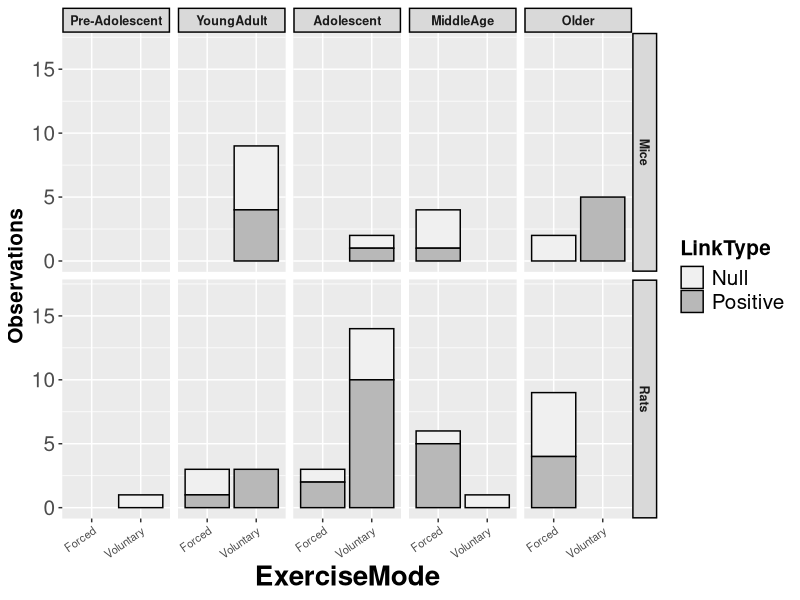

Write the R code that produced this figure.
## ---- chunk 1
rm(list=ls(all=TRUE))  #clear previous
library(dplyr)
library(tidyr)
library(ggplot2)

interventions = read.csv("InterventionOutcomesR.csv", header = TRUE, sep = ",")
interventions <-subset(interventions,interventions$Species != "Human")
interventions <-subset(interventions,interventions$Model != "APP/PS1")
interventions <-subset(interventions,interventions$LinkType != "NA")
interventions <-subset(interventions,interventions$IndependentType != "Rotarod")

# keep cognitive outcomes of interest
interventions <-subset(interventions,interventions$DependentVariable == "Spatial" |interventions$DependentVariable == "SpatialAcquisition" | interventions$DependentVariable == "SpatialProbe")


## ---- chunk 2

interventions$DependentConstruct <- ifelse(interventions$DependentVariable == "Spatial","Spatial",
                                    ifelse(interventions$DependentVariable == "SpatialAcquisition","Spatial",
                                    ifelse(interventions$DependentVariable == "SpatialProbe","Spatial","Other")))
## ---- chunk 3
 interventions$AgeGroupPlot <- ifelse(interventions$AgeGroup == "Pre-Adolescent","Young",
                                    ifelse(interventions$AgeGroup == "Adolescent","Young",
                                    ifelse(interventions$AgeGroup == "YoungAdult","Young",
                                    ifelse(interventions$AgeGroup == "MiddleAge","Older",
                                    ifelse(interventions$AgeGroup == "Older","Older","Other")))))

interventions <- subset(interventions,interventions$AgeGroupPlot!="NA")

interventions <- subset(interventions,interventions$AgeGroup!="NA")


interventions$AgeGroup <- as.factor(interventions$AgeGroup)
interventions$AgeGroup <- relevel(interventions$AgeGroup,"YoungAdult")
interventions$AgeGroup <- relevel(interventions$AgeGroup,"Pre-Adolescent")

interventions$AgeGroupPlot <- as.factor(interventions$AgeGroupPlot)
interventions$AgeGroupPlot <- factor(interventions$AgeGroupPlot,levels=rev(levels(interventions$AgeGroupPlot)))
## ---- chunk 4

interventions$ExerciseMode <- ifelse(interventions$IndependentType == "ForcedSwimming","Forced",
                                    ifelse(interventions$IndependentType == "ForcedTreadmill","Forced",
                                    ifelse(interventions$IndependentType == "ForcedWheelRunning","Forced",
                                    ifelse(interventions$IndependentType == "MotorizedWheel","Forced",
                                    ifelse(interventions$IndependentType == "Treadmill","Forced",
                                    ifelse(interventions$IndependentType == "VoluntaryWheelRunning","Voluntary","Other"))))))
## ---- chunk 5
ggplot(data=subset(interventions))+
  geom_bar(mapping=aes(x=ExerciseMode,fill=LinkType),color="black") +
  scale_fill_manual(values=c("grey94","gray72", "gray39")) +
  labs(y="Observations") +
  ylim(0,17) +
  facet_grid(Species~AgeGroup) +
  theme(title=element_text(size=20, face='bold'),
        axis.text.x = element_text(size=8,angle = 35, hjust = 1),
        axis.text.y = element_text(size=15),
        axis.title.y = element_text(size=15),
        legend.text = element_text(size=15),
        legend.title = element_text(size=15),
        strip.text = element_text(face="bold", size=9,lineheight=5.0), 
        strip.background = element_rect(colour="black", size=1))
ggsave(filename="LiteratureMemoryRodentOutcomes.pdf",width=8,units=c("in"),dpi=300)
ggsave(filename="LiteratureMemoryRodentOutcomes.png",width=8,units=c("in"),dpi=300)

